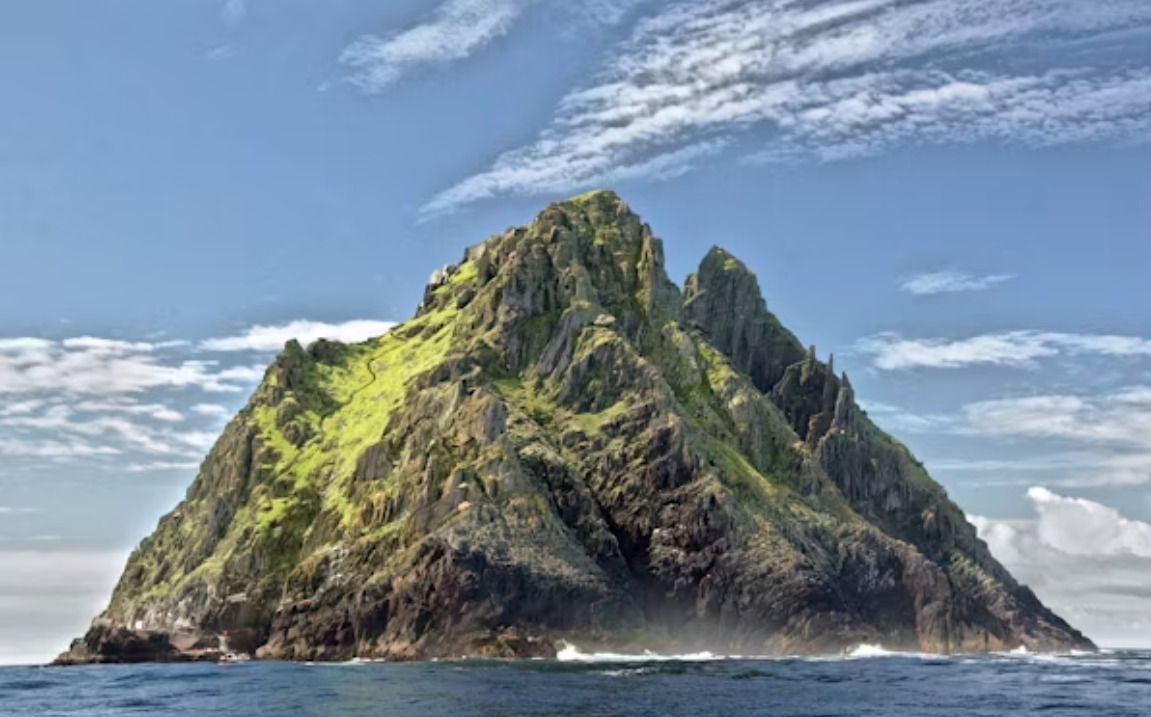
#> input picture data/sample.jpg, 1151 x 717 px, found by its file name
$ python script_3.py
#> lines starting #> are read from the running program, lines starting #| are printed output that depends on the picture
# ---------------------------------------------------------
# Name : Wijerathna W.M.M.T.
# Reg No: EG/2020/4291
# Take Home Assignment 1
# Question 3
# ---------------------------------------------------------
import cv2

# Read the original image
image = cv2.imread('D:/Academic/7th _sem/COM_VISION/Take_Home_1/data/sample.jpg')
#> image is the input picture: shape (717, 1151, 3); mean B, G, R 153.3, 137.9, 120.7

# Get the image size
rows, cols = image.shape[:2]
#> rows = 717; cols = 1151

# Create a rotation matrix for 45° clockwise
rotation_matrix_45 = cv2.getRotationMatrix2D((cols / 2, rows / 2), 45, 1.0)
rotated_image_45 = cv2.warpAffine(image, rotation_matrix_45, (cols, rows))
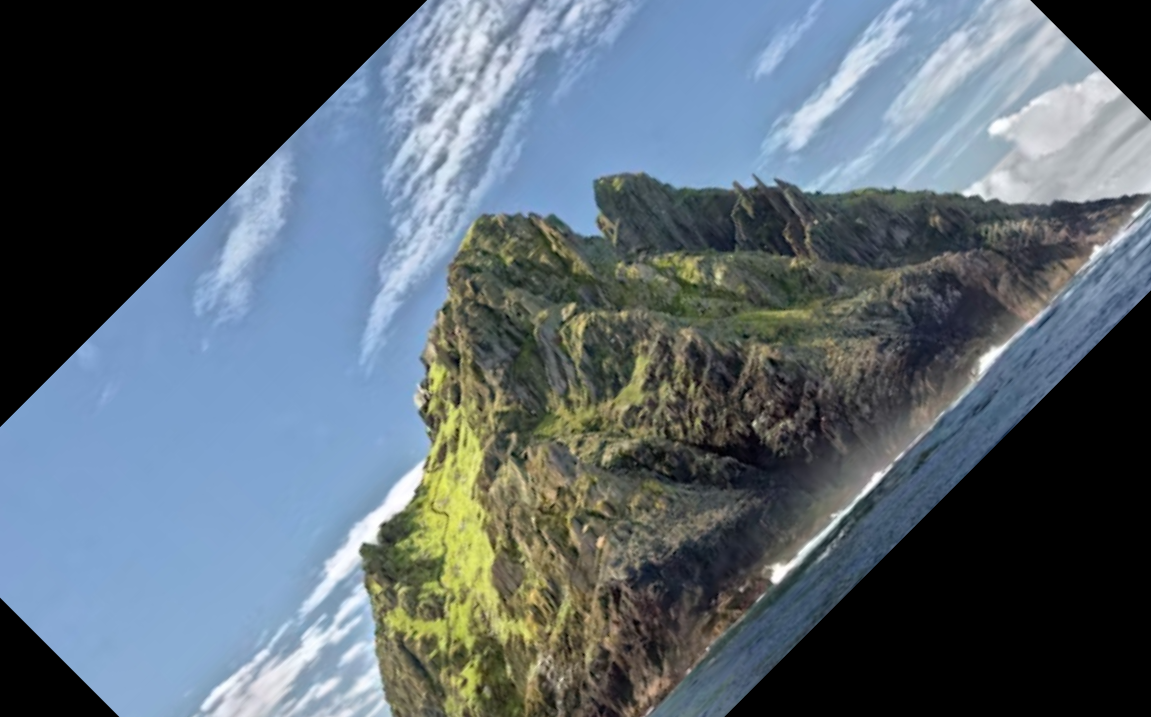
#> rotated_image_45: shape (717, 1151, 3); mean B, G, R 112, 102, 89.2

# Create a rotation matrix for 90° clockwise
rotation_matrix_90 = cv2.getRotationMatrix2D((cols / 2, rows / 2), 90, 1.0)
rotated_image_90 = cv2.warpAffine(image, rotation_matrix_90, (cols, rows))
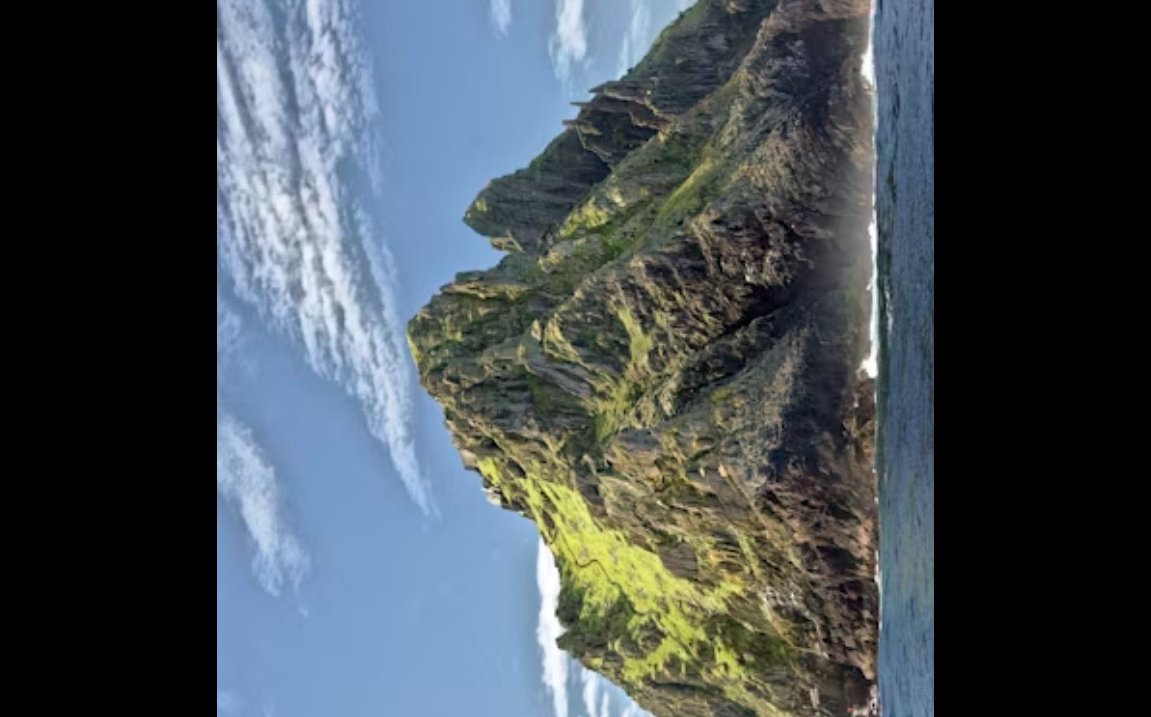
#> rotated_image_90: shape (717, 1151, 3); mean B, G, R 82.8, 77, 68

# List of window names
windows = ['Original Image', 'Image Rotated 45°', 'Image Rotated 90°']

# Create windows for showing the images
for window in windows:
    cv2.namedWindow(window, cv2.WINDOW_NORMAL)
    cv2.resizeWindow(window, 640, 480)

# Show the images
cv2.imshow(windows[0], image)
cv2.imshow(windows[1], rotated_image_45)
cv2.imshow(windows[2], rotated_image_90)

# Wait until a key is pressed, then close all windows
cv2.waitKey(0)
cv2.destroyAllWindows()
